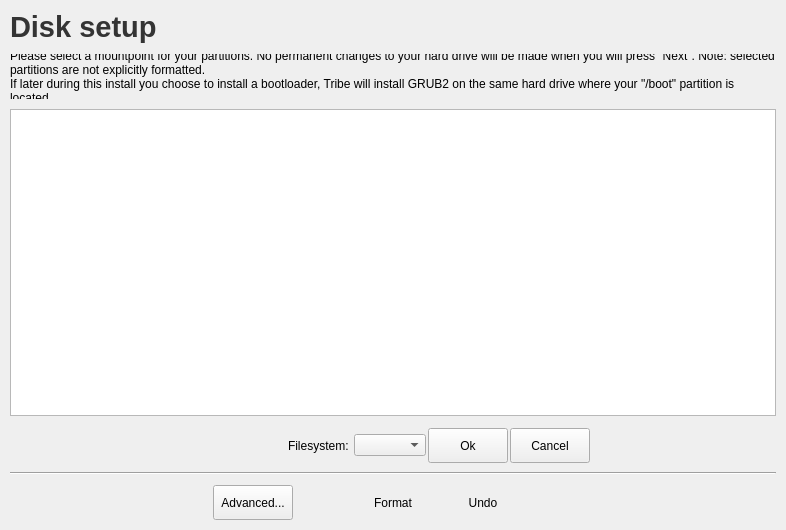
<?xml version="1.0" encoding="UTF-8"?>
<ui version="4.0">
 <class>Partition</class>
 <widget class="QWidget" name="Partition">
  <property name="geometry">
   <rect>
    <x>0</x>
    <y>0</y>
    <width>786</width>
    <height>530</height>
   </rect>
  </property>
  <property name="windowTitle">
   <string>Partition</string>
  </property>
  <layout class="QVBoxLayout" name="verticalLayout">
   <property name="spacing">
    <number>10</number>
   </property>
   <property name="margin">
    <number>10</number>
   </property>
   <item>
    <layout class="QHBoxLayout" name="horizontalLayout">
     <item>
      <widget class="QLabel" name="label">
       <property name="maximumSize">
        <size>
         <width>16777215</width>
         <height>50</height>
        </size>
       </property>
       <property name="font">
        <font>
         <pointsize>14</pointsize>
        </font>
       </property>
       <property name="text">
        <string>&lt;!DOCTYPE HTML PUBLIC &quot;-//W3C//DTD HTML 4.0//EN&quot; &quot;http://www.w3.org/TR/REC-html40/strict.dtd&quot;&gt;
&lt;html&gt;&lt;head&gt;&lt;meta name=&quot;qrichtext&quot; content=&quot;1&quot; /&gt;&lt;style type=&quot;text/css&quot;&gt;
p, li { white-space: pre-wrap; }
&lt;/style&gt;&lt;/head&gt;&lt;body style=&quot; font-family:'Bitstream Vera Sans'; font-size:9pt; font-weight:400; font-style:normal;&quot;&gt;
&lt;p style=&quot; margin-top:0px; margin-bottom:0px; margin-left:0px; margin-right:0px; -qt-block-indent:0; text-indent:0px; font-family:'Sans Serif'; font-size:10pt;&quot;&gt;&lt;span style=&quot; font-size:22pt; font-weight:600; color:#343434;&quot;&gt;Disk setup&lt;/span&gt;&lt;/p&gt;&lt;/body&gt;&lt;/html&gt;</string>
       </property>
      </widget>
     </item>
    </layout>
   </item>
   <item>
    <widget class="QLabel" name="descriptionLabel">
     <property name="maximumSize">
      <size>
       <width>16777215</width>
       <height>45</height>
      </size>
     </property>
     <property name="text">
      <string>Please select a mountpoint for your partitions. No permanent changes to your hard drive will be made when you will press &quot;Next&quot;. Note: selected partitions are not explicitly formatted.
If later during this install you choose to install a bootloader, Tribe will install GRUB2 on the same hard drive where your &quot;/boot&quot; partition is located</string>
     </property>
     <property name="scaledContents">
      <bool>true</bool>
     </property>
     <property name="wordWrap">
      <bool>true</bool>
     </property>
    </widget>
   </item>
   <item>
    <widget class="PartitionViewWidget" name="treeWidget">
     <property name="rootIsDecorated">
      <bool>true</bool>
     </property>
     <property name="headerHidden">
      <bool>true</bool>
     </property>
     <column>
      <property name="text">
       <string notr="true">1</string>
      </property>
     </column>
    </widget>
   </item>
   <item>
    <layout class="QHBoxLayout" name="editPartitionLayout">
     <property name="spacing">
      <number>0</number>
     </property>
     <item>
      <layout class="QVBoxLayout" name="verticalLayout_2">
       <property name="spacing">
        <number>2</number>
       </property>
       <item>
        <layout class="QHBoxLayout" name="FileSystemLayout">
         <item>
          <layout class="QGridLayout" name="gridLayout">
           <item row="1" column="3">
            <widget class="QLabel" name="filesystemLabel">
             <property name="enabled">
              <bool>true</bool>
             </property>
             <property name="text">
              <string>Filesystem: </string>
             </property>
            </widget>
           </item>
           <item row="1" column="4" colspan="2">
            <widget class="KComboBox" name="filesystemBox">
             <property name="enabled">
              <bool>true</bool>
             </property>
            </widget>
           </item>
           <item row="0" column="9" rowspan="3">
            <spacer name="horizontalSpacer_4">
             <property name="orientation">
              <enum>Qt::Horizontal</enum>
             </property>
             <property name="sizeHint" stdset="0">
              <size>
               <width>40</width>
               <height>20</height>
              </size>
             </property>
            </spacer>
           </item>
           <item row="0" column="0" rowspan="3">
            <spacer name="horizontalSpacer">
             <property name="orientation">
              <enum>Qt::Horizontal</enum>
             </property>
             <property name="sizeHint" stdset="0">
              <size>
               <width>40</width>
               <height>20</height>
              </size>
             </property>
            </spacer>
           </item>
           <item row="1" column="7">
            <widget class="KPushButton" name="editPartitionCancelButton">
             <property name="minimumSize">
              <size>
               <width>0</width>
               <height>35</height>
              </size>
             </property>
             <property name="text">
              <string>Cancel</string>
             </property>
            </widget>
           </item>
           <item row="0" column="1" rowspan="3">
            <spacer name="horizontalSpacer_6">
             <property name="orientation">
              <enum>Qt::Horizontal</enum>
             </property>
             <property name="sizeHint" stdset="0">
              <size>
               <width>40</width>
               <height>20</height>
              </size>
             </property>
            </spacer>
           </item>
           <item row="0" column="8" rowspan="3">
            <spacer name="horizontalSpacer_5">
             <property name="orientation">
              <enum>Qt::Horizontal</enum>
             </property>
             <property name="sizeHint" stdset="0">
              <size>
               <width>40</width>
               <height>20</height>
              </size>
             </property>
            </spacer>
           </item>
           <item row="0" column="2" rowspan="3">
            <spacer name="horizontalSpacer_7">
             <property name="orientation">
              <enum>Qt::Horizontal</enum>
             </property>
             <property name="sizeHint" stdset="0">
              <size>
               <width>40</width>
               <height>20</height>
              </size>
             </property>
            </spacer>
           </item>
           <item row="1" column="6">
            <widget class="KPushButton" name="editPartitionOkButton">
             <property name="minimumSize">
              <size>
               <width>0</width>
               <height>35</height>
              </size>
             </property>
             <property name="text">
              <string>Ok</string>
             </property>
            </widget>
           </item>
          </layout>
         </item>
        </layout>
       </item>
       <item>
        <spacer name="verticalSpacer">
         <property name="orientation">
          <enum>Qt::Vertical</enum>
         </property>
         <property name="sizeType">
          <enum>QSizePolicy::Fixed</enum>
         </property>
         <property name="sizeHint" stdset="0">
          <size>
           <width>20</width>
           <height>5</height>
          </size>
         </property>
        </spacer>
       </item>
       <item>
        <widget class="Line" name="lowLine">
         <property name="orientation">
          <enum>Qt::Horizontal</enum>
         </property>
        </widget>
       </item>
      </layout>
     </item>
    </layout>
   </item>
   <item>
    <layout class="QHBoxLayout" name="horizontalLayout_2">
     <item>
      <spacer name="horizontalSpacer_2">
       <property name="orientation">
        <enum>Qt::Horizontal</enum>
       </property>
       <property name="sizeHint" stdset="0">
        <size>
         <width>40</width>
         <height>20</height>
        </size>
       </property>
      </spacer>
     </item>
     <item>
      <widget class="QPushButton" name="advancedButton">
       <property name="minimumSize">
        <size>
         <width>0</width>
         <height>35</height>
        </size>
       </property>
       <property name="toolTip">
        <string>Advanced...</string>
       </property>
       <property name="text">
        <string>Advanced...</string>
       </property>
      </widget>
     </item>
     <item>
      <widget class="QPushButton" name="refreshButton">
       <property name="minimumSize">
        <size>
         <width>35</width>
         <height>35</height>
        </size>
       </property>
       <property name="text">
        <string/>
       </property>
       <property name="checkable">
        <bool>false</bool>
       </property>
       <property name="flat">
        <bool>true</bool>
       </property>
      </widget>
     </item>
     <item>
      <widget class="QPushButton" name="formatButton">
       <property name="minimumSize">
        <size>
         <width>35</width>
         <height>35</height>
        </size>
       </property>
       <property name="toolTip">
        <string/>
       </property>
       <property name="text">
        <string>Format</string>
       </property>
       <property name="checkable">
        <bool>true</bool>
       </property>
       <property name="flat">
        <bool>true</bool>
       </property>
      </widget>
     </item>
     <item>
      <widget class="QPushButton" name="undoButton">
       <property name="minimumSize">
        <size>
         <width>35</width>
         <height>35</height>
        </size>
       </property>
       <property name="toolTip">
        <string>Undo</string>
       </property>
       <property name="text">
        <string>Undo</string>
       </property>
       <property name="flat">
        <bool>true</bool>
       </property>
      </widget>
     </item>
     <item>
      <widget class="QPushButton" name="unmountButton">
       <property name="minimumSize">
        <size>
         <width>35</width>
         <height>35</height>
        </size>
       </property>
       <property name="toolTip">
        <string>Unmount the selected partition</string>
       </property>
       <property name="text">
        <string/>
       </property>
       <property name="flat">
        <bool>true</bool>
       </property>
      </widget>
     </item>
     <item>
      <spacer name="horizontalSpacer_3">
       <property name="orientation">
        <enum>Qt::Horizontal</enum>
       </property>
       <property name="sizeHint" stdset="0">
        <size>
         <width>40</width>
         <height>20</height>
        </size>
       </property>
      </spacer>
     </item>
    </layout>
   </item>
  </layout>
 </widget>
 <customwidgets>
  <customwidget>
   <class>KPushButton</class>
   <extends>QPushButton</extends>
   <header>kpushbutton.h</header>
  </customwidget>
  <customwidget>
   <class>KComboBox</class>
   <extends>QComboBox</extends>
   <header>kcombobox.h</header>
  </customwidget>
  <customwidget>
   <class>PartitionViewWidget</class>
   <extends>QTreeWidget</extends>
   <header>src/pages/partitionpage.h</header>
  </customwidget>
 </customwidgets>
 <resources>
  <include location="../tribe.qrc"/>
 </resources>
 <connections/>
</ui>
